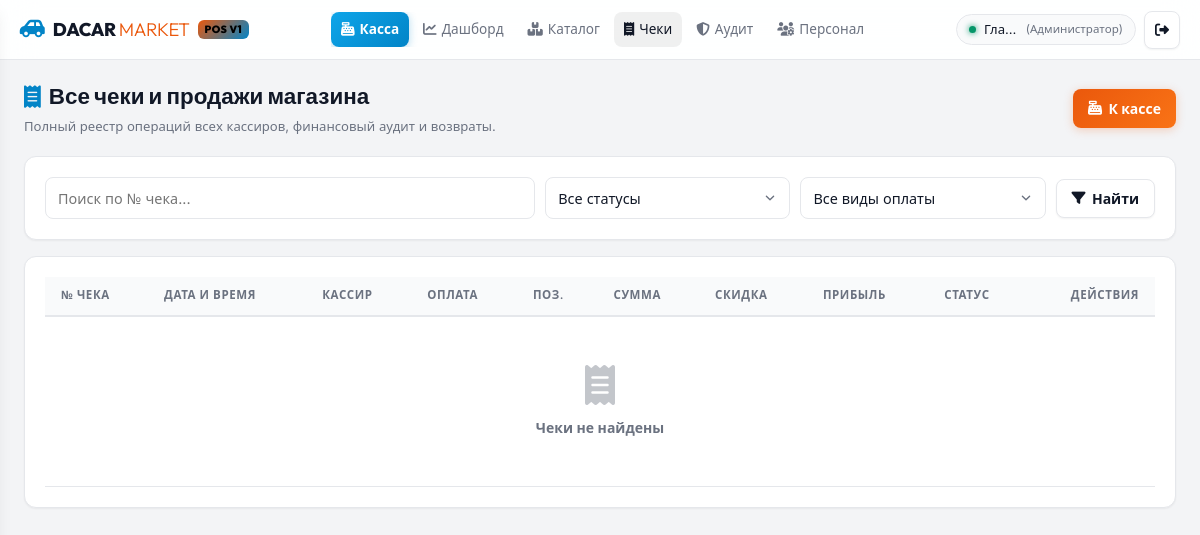
The app's page /sales/orders/ (signed in), older data.
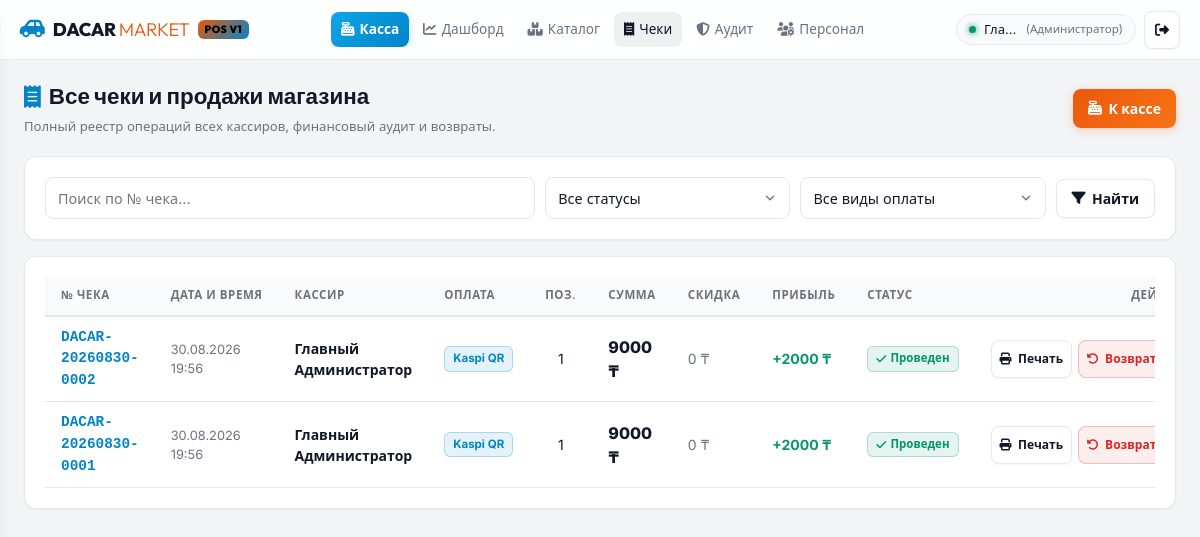
The same page, newer data.
### users/models.py (models this page shows, shortened)
class User(AbstractUser):
    class Role(models.TextChoices):
        ADMIN = 'ADMIN', 'Администратор'
        CASHIER = 'CASHIER', 'Кассир'
    role = models.CharField(
        max_length=20,
        choices=Role.choices,
        default=Role.CASHIER,
        verbose_name="Роль"
    )
    phone = models.CharField(max_length=30, blank=True, null=True, verbose_name="Телефон")
    class Meta:
        verbose_name = "Пользователь"
        verbose_name_plural = "Пользователи"
    @property
    def is_admin_user(self):
        return self.role == self.Role.ADMIN or self.is_superuser

### sales/models.py (models this page shows, shortened)
class SaleOrder(models.Model):
    class Status(models.TextChoices):
        COMPLETED = 'COMPLETED', 'Проведен (Оплачен)'
        REFUNDED = 'REFUNDED', 'Возвращен'
        CANCELLED = 'CANCELLED', 'Отменен'
    class PaymentMethod(models.TextChoices):
        CASH = 'CASH', 'Наличные'
        CARD = 'CARD', 'Карта'
        TRANSFER = 'TRANSFER', 'Kaspi QR'
        MIXED = 'MIXED', 'Смешанная'
    order_number = models.CharField(max_length=50, unique=True, db_index=True, verbose_name="Номер чека")
    cashier = models.ForeignKey(settings.AUTH_USER_MODEL, on_delete=models.PROTECT, related_name='sales', verbose_name="Кассир")
    status = models.CharField(max_length=20, choices=Status.choices, default=Status.COMPLETED, verbose_name="Статус")
    payment_method = models.CharField(max_length=20, choices=PaymentMethod.choices, default=PaymentMethod.CASH, verbose_name="Способ оплаты")
    subtotal_amount = models.DecimalField(max_digits=12, decimal_places=2, default=Decimal('0.00'), verbose_name="Сумма без скидки (₸)")
    discount_amount = models.DecimalField(max_digits=12, decimal_places=2, default=Decimal('0.00'), verbose_name="Скидка (₸)")
    total_amount = models.DecimalField(max_digits=12, decimal_places=2, default=Decimal('0.00'), verbose_name="Итого к оплате (₸)")
    paid_amount = models.DecimalField(max_digits=12, decimal_places=2, default=Decimal('0.00'), verbose_name="Внесено (₸)")
    change_amount = models.DecimalField(max_digits=12, decimal_places=2, default=Decimal('0.00'), verbose_name="Сдача (₸)")
    notes = models.TextField(blank=True, verbose_name="Заметки")
    refund_reason = models.CharField(max_length=255, blank=True, verbose_name="Причина возврата")
    refunded_by = models.ForeignKey(settings.AUTH_USER_MODEL, on_delete=models.SET_NULL, null=True, blank=True, related_name='refunds_processed', verbose_name="Провел возврат")
    refunded_at = models.DateTimeField(null=True, blank=True, verbose_name="Дата и время возврата")
    created_at = models.DateTimeField(auto_now_add=True, verbose_name="Дата и время")
    updated_at = models.DateTimeField(auto_now=True, verbose_name="Дата изменения")
    class Meta:
        verbose_name = "Продажа (Чек)"
        verbose_name_plural = "Продажи (Чеки)"
        ordering = ['-created_at']
    @property
    def gross_profit(self):
        total_cost = sum(item.quantity * item.purchase_price_snapshot for item in self.items.all())
        return self.total_amount - total_cost

class SaleOrderItem(models.Model):
    order = models.ForeignKey(SaleOrder, on_delete=models.CASCADE, related_name='items', verbose_name="Чек")
    product = models.ForeignKey(Product, on_delete=models.PROTECT, related_name='sale_items', verbose_name="Товар")
    quantity = models.DecimalField(max_digits=12, decimal_places=3, verbose_name="Количество")
    purchase_price_snapshot = models.DecimalField(max_digits=12, decimal_places=2, verbose_name="Закупочная цена (₸)")
    unit_price = models.DecimalField(max_digits=12, decimal_places=2, verbose_name="Розница за ед. (₸)")
    discount_amount = models.DecimalField(max_digits=12, decimal_places=2, default=Decimal('0.00'), verbose_name="Скидка на позицию (₸)")
    total_amount = models.DecimalField(max_digits=12, decimal_places=2, verbose_name="Итого за позицию (₸)")
    class Meta:
        verbose_name = "Позиция чека"
        verbose_name_plural = "Позиции чека"

### sales/views.py (the view, shortened to what this page needs)
# urls.py: path('orders/', views.sales_orders_list_view, name='sales_orders_list'),
@login_required
def sales_orders_list_view(request):
    search = request.GET.get('q', '').strip()
    status_filter = request.GET.get('status')
    payment_filter = request.GET.get('payment_method')
    cashier_filter = request.GET.get('cashier_id')
    orders = SaleOrder.objects.select_related('cashier', 'refunded_by').prefetch_related('items__product').all()
    if not request.user.is_admin_user:
        today = timezone.now().date()
        orders = orders.filter(cashier=request.user, created_at__date=today)
    if status_filter:
        orders = orders.filter(status=status_filter)
    if payment_filter:
        orders = orders.filter(payment_method=payment_filter)
    if cashier_filter and request.user.is_admin_user:
        orders = orders.filter(cashier_id=cashier_filter)
    from django.core.paginator import Paginator
    page_number = request.GET.get('page', 1)
    paginator = Paginator(orders, 15)
    page_obj = paginator.get_page(page_number)
    return render(request, 'sales/orders_list.html', {
        'page_obj': page_obj,
        'orders': page_obj.object_list,
        'search': search,
        'status_filter': status_filter,
        'payment_filter': payment_filter,
        'cashier_filter': cashier_filter,
        'statuses': SaleOrder.Status.choices,
        'payment_methods': SaleOrder.PaymentMethod.choices
    })

### config/context_processors.py (called while the page is built)
def dacar_context(request):
    return {
        'SHOP_NAME': 'DACAR Детейлинг Маркет',
        'SHOP_TAGLINE': '',
        'SHOP_PHONE': '+7 (706) 806-66-36',
        'SHOP_ADDRESS': 'г. Актобе, ул. Алтын Орда 19д',
        'ALLOW_REGISTRATION': getattr(settings, 'ALLOW_REGISTRATION', True),
    }

### templates/sales/orders_list.html (shortened to what this page needs)
{% extends 'base.html' %}
{% block content %}
<div class="orders-page-header">
    <div>
        <h1 style="font-size: 1.4rem; font-weight: 800; font-family: 'Outfit', sans-serif; display: flex; align-items: center; gap: 0.5rem; flex-wrap: wrap;">
            {% if user.is_admin_user %}
            <i class="fa-solid fa-receipt" style="color: var(--accent-cyan);"></i> Все чеки и продажи магазина
            {% else %}
            <i class="fa-solid fa-user-clock" style="color: var(--accent-orange);"></i> Моя история продаж
            <span class="badge badge-orange"><i class="fa-solid fa-lock"></i> Изолировано</span>
            {% endif %}
        </h1>
        <p style="color: var(--text-muted); font-size: 0.82rem; margin-top: 3px;">
            {% if user.is_admin_user %}
            Полный реестр операций всех кассиров, финансовый аудит и возвраты.
            {% else %}
            Отображаются проведенные вами чеки за текущий день.
            {% endif %}
        </p>
    </div>
    <a href="{% url 'pos' %}" class="btn btn-primary" style="font-weight: 700;"><i class="fa-solid fa-cash-register"></i> <span>К кассе</span></a>
</div>
<div class="dacar-card" style="margin-bottom: 1rem;">
    <form method="GET" class="orders-filter-form">
        <div class="orders-filter-search">
            <input type="text" name="q" value="{{ search|default:'' }}" class="form-control" placeholder="Поиск по № чека..." autocomplete="off">
        </div>
        <div class="orders-filter-select">
            <select name="status" class="form-control" onchange="this.form.submit()">
                <option value="">Все статусы</option>
            </select>
        </div>
        <div class="orders-filter-select">
            <select name="payment_method" class="form-control" onchange="this.form.submit()">
                <option value="">Все виды оплаты</option>
            </select>
        </div>
        <button type="submit" class="btn btn-secondary"><i class="fa-solid fa-filter"></i> <span>Найти</span></button>
    </form>
</div>
<div class="dacar-card">
    <div class="table-responsive orders-table-wrapper">
        <table class="dacar-table">
            <thead>
                <tr>
                    <th>№ Чека</th>
                    <th>Дата и время</th>
                    <th>Кассир</th>
                    <th>Оплата</th>
                    <th>Поз.</th>
                    <th>Сумма</th>
                    <th>Скидка</th>
                    {% if user.is_admin_user %}
                    <th>Прибыль</th>
                    {% endif %}
                    <th>Статус</th>
                    <th style="text-align: right;">Действия</th>
                </tr>
            </thead>
            <tbody>
                {% for order in orders %}
                <tr>
                    <td style="font-weight: 800; color: var(--accent-cyan); font-family: monospace; font-size: 0.9rem;">{{ order.order_number }}</td>
                    <td style="color: var(--text-muted); font-size: 0.8rem;">{{ order.created_at|date:"d.m.Y H:i" }}</td>
                    <td style="font-weight: 600;">{{ order.cashier.get_full_name|default:order.cashier.username }}</td>
                    <td><span class="badge badge-cyan">{{ order.get_payment_method_display }}</span></td>
                    <td style="text-align: center;">{{ order.items.count }}</td>
                    <td style="font-weight: 800; color: var(--text-main); font-size: 1rem;">{{ order.total_amount|floatformat:0 }} ₸</td>
                    <td style="color: var(--text-muted);">{{ order.discount_amount|floatformat:0 }} ₸</td>
                    {% if user.is_admin_user %}
                    <td style="color: var(--accent-green); font-weight: 700;">+{{ order.gross_profit|floatformat:0 }} ₸</td>
                    {% endif %}
                    <td>
                        {% if order.status == 'COMPLETED' %}
                        <span class="badge badge-green"><i class="fa-solid fa-check"></i> Проведен</span>
                        {% else %}
                        <span class="badge badge-orange">{{ order.get_status_display }}</span>
                        {% endif %}
                    </td>
                    <td style="text-align: right;">
                        <div style="display: inline-flex; gap: 0.35rem; align-items: center;">
                            <a href="{% url 'order_print' order.id %}" target="_blank" class="btn btn-secondary" style="padding: 0.25rem 0.5rem; font-size: 0.75rem;" title="Распечатать чек">
                                <i class="fa-solid fa-print"></i> Печать
                            </a>
                            {% if order.status == 'COMPLETED' %}
                            <button type="button" onclick="openRefundModal({{ order.id }}, '{{ order.order_number }}', '{{ order.total_amount|floatformat:0 }}')" class="btn btn-danger" style="padding: 0.25rem 0.5rem; font-size: 0.75rem;" title="Оформить возврат">
                                <i class="fa-solid fa-rotate-left"></i> Возврат
                            </button>
                            {% endif %}
                        </div>
                    </td>
                </tr>
                {% empty %}
                <tr>
                    <td colspan="{% if user.is_admin_user %}10{% else %}9{% endif %}" style="text-align: center; padding: 3rem; color: var(--text-muted);">
                        <i class="fa-solid fa-receipt" style="font-size: 2.5rem; margin-bottom: 0.75rem; opacity: 0.4;"></i>
                        <p style="font-weight: 600;">Чеки не найдены</p>
                    </td>
                </tr>
                {% endfor %}
            </tbody>
        </table>
    </div>
</div>
{% endblock %}

### templates/base.html (shortened to what this page needs)
{% load static %}
<!DOCTYPE html>
<html lang="ru">
<head>
    <link rel="stylesheet" href="https://cdnjs.cloudflare.com/ajax/libs/font-awesome/6.4.0/css/all.min.css">
</head>
<body>
    {% if user.is_authenticated %}
    <header class="header-nav" role="banner">
        <a href="{% url 'dashboard' %}" class="brand-logo">
            <i class="fa-solid fa-car-side" style="color: var(--accent-cyan); font-size: 1.25rem; transform: scaleX(-1);"></i>
            <span>DACAR <span style="color: var(--accent-orange); font-weight: 300;">MARKET</span></span>
            <span class="brand-badge">POS v1</span>
        </a>
        <nav aria-label="Основная навигация">
            <ul class="nav-links">
                <li><a href="{% url 'pos' %}" class="nav-link pos-btn"><i class="fa-solid fa-cash-register"></i> Касса</a></li>
                {% if user.is_admin_user %}
                <li><a href="{% url 'dashboard' %}" class="nav-link {% if request.resolver_match.url_name == 'dashboard' %}active{% endif %}"><i class="fa-solid fa-chart-line"></i> Дашборд</a></li>
                <li><a href="{% url 'product_list' %}" class="nav-link {% if 'catalog' in request.path %}active{% endif %}"><i class="fa-solid fa-boxes-stacked"></i> Каталог</a></li>
                <li><a href="{% url 'sales_orders_list' %}" class="nav-link {% if 'orders' in request.path %}active{% endif %}"><i class="fa-solid fa-receipt"></i> Чеки</a></li>
                <li><a href="{% url 'audit_log' %}" class="nav-link {% if 'audit-log' in request.path %}active{% endif %}"><i class="fa-solid fa-shield-halved"></i> Аудит</a></li>
                <li><a href="{% url 'users_list' %}" class="nav-link {% if 'staff' in request.path %}active{% endif %}"><i class="fa-solid fa-users-gear"></i> Персонал</a></li>
                {% else %}
                <li><a href="{% url 'sales_orders_list' %}" class="nav-link {% if 'orders' in request.path %}active{% endif %}"><i class="fa-solid fa-receipt"></i> Мои чеки</a></li>
                {% endif %}
            </ul>
        </nav>
        <div class="user-menu">
            <div class="user-badge">
                <span class="status-dot"></span>
                <span class="user-name">{{ user.first_name|default:user.username }}</span>
                <span class="user-role" style="color: var(--text-muted); font-size: 0.72rem;">({{ user.get_role_display }})</span>
            </div>
            <a href="{% url 'logout' %}" class="btn btn-secondary" style="padding: 8px 10px;" title="Выйти из системы" aria-label="Выйти из системы">
                <i class="fa-solid fa-right-from-bracket"></i>
            </a>
        </div>
    </header>
    {% endif %}
    <main class="main-container" id="mainContent" role="main">
        {% block content %}{% endblock %}
    </main>
</body>
</html>

### templates/sales/orders_list.html (style rules this page uses)
.orders-page-header { display: flex; justify-content: space-between; align-items: center; margin-bottom: 1.25rem; gap: 1rem; flex-wrap: wrap; }
.orders-filter-form { display: flex; gap: 0.625rem; flex-wrap: wrap; align-items: center; }
.orders-filter-search { flex: 2; min-width: 220px; }
.orders-filter-select { flex: 1; min-width: 150px; }
.orders-table-wrapper { display: block; }

Row changes from the older to the newer data that the page shows:
added SaleOrder: order_number "DACAR-20260830-0002", created_at "30.08.2026 19:56", cashier.get_full_name "Главный Администратор", payment_method "Kaspi QR", items.count "1", total_amount "9000", discount_amount "0", gross_profit "2000", status "COMPLETED" (drawn)
added SaleOrder: order_number "DACAR-20260830-0001", created_at "30.08.2026 19:56", cashier.get_full_name "Главный Администратор", payment_method "Kaspi QR", items.count "1", total_amount "9000", discount_amount "0", gross_profit "2000", status "COMPLETED" (drawn)
Text that changed along with them:
text no longer shown: "Чеки не найдены"
